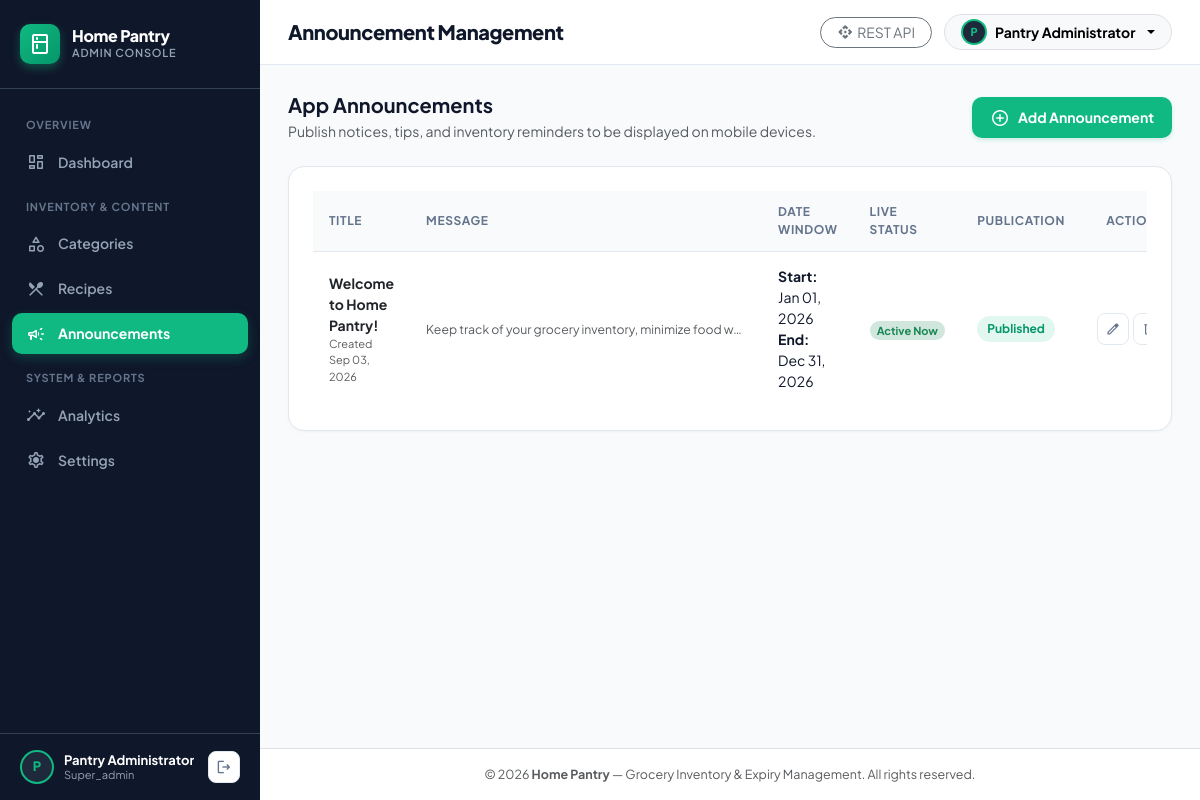
The app's page /announcements/index.php (signed in) with its own data.
### tables this page shows
CREATE TABLE IF NOT EXISTS `announcements` (
    `id` INT AUTO_INCREMENT PRIMARY KEY,
    `title` VARCHAR(200) NOT NULL,
    `message` TEXT NOT NULL,
    `image_url` VARCHAR(500) NULL,
    `status` ENUM('published', 'draft', 'archived') NOT NULL DEFAULT 'published',
    `start_date` DATE NOT NULL,
    `end_date` DATE NOT NULL,
    `created_at` TIMESTAMP DEFAULT CURRENT_TIMESTAMP,
    `updated_at` TIMESTAMP DEFAULT CURRENT_TIMESTAMP ON UPDATE CURRENT_TIMESTAMP,
    INDEX `idx_announcements_dates` (`start_date`, `end_date`),
    INDEX `idx_announcements_status` (`status`)
);

### includes/functions.php (called while the page is built, shortened)
<?php
function e(?string $value): string {
    return htmlspecialchars((string)($value ?? ''), ENT_QUOTES | ENT_SUBSTITUTE, 'UTF-8');
}
function base_url(string $path = ''): string {
    static $base = null;
    if ($base === null) {
        $scriptName = str_replace('\\', '/', $_SERVER['SCRIPT_NAME'] ?? '');
        if (str_contains($scriptName, '/grocery_admin/')) {
            $base = '/grocery_admin';
        } elseif (str_contains($scriptName, '/backend/')) {
            $base = '/backend';
        } else {
            $base = '';
        }
    }
    $cleanPath = ltrim($path, '/');
    return $base . ($cleanPath !== '' ? '/' . $cleanPath : '');
}
function format_date(?string $dateStr, string $format = 'M d, Y'): string {
    try {
        $dt = new DateTime($dateStr);
        return $dt->format($format);
    } catch (Exception) {
        return $dateStr;
    }
}

### announcements/index.php (the view, shortened to what this page needs)
<?php
require_once __DIR__ . '/../includes/functions.php';
$db = Database::getConnection();
$stmt = $db->query('
    SELECT * FROM announcements
    ORDER BY id DESC
');
$announcements = $stmt->fetchAll();
$today = date('Y-m-d');
require_once __DIR__ . '/../includes/header.php';
?>
<div class="d-flex flex-column flex-md-row align-items-md-center justify-content-between gap-3 mb-4">
  <div>
    <h2 class="fw-bold mb-1" style="font-size: 20px;">App Announcements</h2>
    <p class="text-muted small mb-0">Publish notices, tips, and inventory reminders to be displayed on mobile devices.</p>
  </div>
  <a href="<?= base_url('announcements/create.php') ?>" class="btn btn-primary-custom align-self-start align-self-md-center">
    <span class="material-symbols-rounded fs-5">add_circle</span>
    <span>Add Announcement</span>
  </a>
</div>
<div class="card-box">
  <?php if (empty($announcements)): ?>
    <div class="empty-state py-5">
      <div class="empty-icon"><span class="material-symbols-rounded">campaign</span></div>
      <div class="empty-title">No data available.</div>
      <p class="empty-text">No announcements have been created yet. Announcements scheduled here can be fetched via API by the Flutter app.</p>
      <a href="<?= base_url('announcements/create.php') ?>" class="btn btn-primary-custom">Add First Announcement</a>
    </div>
  <?php else: ?>
    <div class="table-responsive">
      <table class="custom-table">
        <thead>
          <tr>
            <th>Title</th>
            <th>Message</th>
            <th>Date Window</th>
            <th>Live Status</th>
            <th>Publication</th>
            <th class="text-end" style="width: 120px;">Actions</th>
          </tr>
        </thead>
        <tbody>
          <?php foreach ($announcements as $a):
            $isActive = ($a['status'] === 'published' && $today >= $a['start_date'] && $today <= $a['end_date']);
            $isScheduled = ($a['status'] === 'published' && $today < $a['start_date']);
          ?>
            <tr>
              <td>
                <div class="fw-bold text-dark"><?= e($a['title']) ?></div>
                <div class="text-muted" style="font-size: 11px;">Created <?= format_date($a['created_at']) ?></div>
              </td>
              <td>
                <div class="text-muted small" style="max-width: 320px; overflow: hidden; text-overflow: ellipsis; white-space: nowrap;">
                  <?= e($a['message']) ?>
                </div>
              </td>
              <td class="small">
                <div><strong>Start:</strong> <?= format_date($a['start_date']) ?></div>
                <div><strong>End:</strong> <?= format_date($a['end_date']) ?></div>
              </td>
              <td>
                <?php if ($isActive): ?>
                  <span class="badge bg-success-subtle text-success px-2.5 py-1 rounded-pill fw-bold" style="font-size: 11px;">
                    Active Now
                  </span>
                <?php elseif ($isScheduled): ?>
                  <span class="badge bg-info-subtle text-info px-2.5 py-1 rounded-pill fw-bold" style="font-size: 11px;">
                    Scheduled
                  </span>
                <?php else: ?>
                  <span class="badge bg-secondary-subtle text-muted px-2.5 py-1 rounded-pill fw-bold" style="font-size: 11px;">
                    Expired
                  </span>
                <?php endif; ?>
              </td>
              <td>
                <span class="badge-status <?= e($a['status']) ?>">
                  <?= ucfirst(e($a['status'])) ?>
                </span>
              </td>
              <td class="text-end">
                <div class="d-inline-flex gap-1">
                  <a href="<?= base_url('announcements/edit.php?id=' . $a['id']) ?>" class="btn-action-icon" title="Edit Announcement">
                    <span class="material-symbols-rounded" style="font-size: 16px;">edit</span>
                  </a>
                  <form method="POST" action="<?= base_url('announcements/delete.php') ?>" onsubmit="return confirmDelete('Delete announcement \'<?= e(addslashes($a['title'])) ?>\'?');" class="d-inline">
                    <button type="submit" class="btn-action-icon danger" title="Delete Announcement">
                      <span class="material-symbols-rounded" style="font-size: 16px;">delete</span>
                    </button>
                  </form>
                </div>
              </td>
            </tr>
          <?php endforeach; ?>
        </tbody>
      </table>
    </div>
  <?php endif; ?>
</div>
<?php require_once __DIR__ . '/../includes/footer.php'; ?>

### assets/css/admin.css (style rules this page uses)
:root { --primary: #10B981; --primary-dark: #059669; --primary-light: #D1FAE5; --primary-subtle: rgba(16, 185, 129, 0.12); --dark-sidebar: #0F172A; --dark-sidebar-hover: #1E293B; --dark-sidebar-border: #334155; --bg-page: #F8FAFC; --bg-card: #FFFFFF; --text-main: #0F172A; --text-muted: #64748B; --border-color: #E2E8F0; --danger: #EF4444; --danger-light: #FEE2E2; --warning: #F59E0B; --warning-light: #FEF3C7; --info: #0284C7; --info-light: #E0F2FE; --font-main: 'Plus Jakarta Sans', system-ui, -apple-system, sans-serif; }
* { box-sizing: border-box; margin: 0; padding: 0; }
body { font-family: var(--font-main); background-color: var(--bg-page); color: var(--text-main); min-height: 100vh; display: flex; flex-direction: column; -webkit-font-smoothing: antialiased; }
.card-box { background-color: var(--bg-card); border: 1px solid var(--border-color); border-radius: 16px; padding: 24px; box-shadow: 0 1px 3px rgba(0, 0, 0, 0.04); margin-bottom: 24px; }
.custom-table { width: 100%; border-collapse: separate; border-spacing: 0; }
.custom-table th { background-color: #F8FAFC; color: var(--text-muted); font-size: 12px; font-weight: 700; text-transform: uppercase; letter-spacing: 0.6px; padding: 12px 16px; border-bottom: 1px solid var(--border-color); text-align: left; }
.custom-table td { padding: 14px 16px; border-bottom: 1px solid var(--border-color); font-size: 14px; vertical-align: middle; }
.custom-table tbody tr:last-child td { border-bottom: none; }
.badge-status { display: inline-flex; align-items: center; gap: 5px; padding: 4px 10px; border-radius: 20px; font-size: 12px; font-weight: 700; }
.badge-status.active, .badge-status.published { background-color: var(--primary-subtle); color: var(--primary-dark); }
.btn-primary-custom { background-color: var(--primary); color: #FFFFFF; border: none; padding: 10px 18px; font-size: 14px; font-weight: 700; border-radius: 10px; display: inline-flex; align-items: center; gap: 8px; text-decoration: none; cursor: pointer; transition: all 0.2s ease; box-shadow: 0 2px 4px rgba(16, 185, 129, 0.2); }
.btn-action-icon { width: 32px; height: 32px; border-radius: 8px; display: inline-flex; align-items: center; justify-content: center; border: 1px solid var(--border-color); background-color: #FFFFFF; color: var(--text-muted); text-decoration: none; transition: all 0.15s ease; }

### records on screen
announcements: title "Welcome to Home Pantry!", created_at "Sep 03, 2026", message "Keep track of your grocery inventory, minimize food w…", start_date "Jan 01, 2026", end_date "Dec 31, 2026", shows "Active Now", status "Published"

### other values on screen
substr($admin['name'] ?? 'A', 0, 1) "P"
$admin['name'] "Pantry Administrator"
$admin['role'] "Super_admin"
$pageTitle "Announcement Management"
substr($currentAdmin['name'] ?? 'A', 0, 1) "P"
$currentAdmin['name'] "Pantry Administrator"
